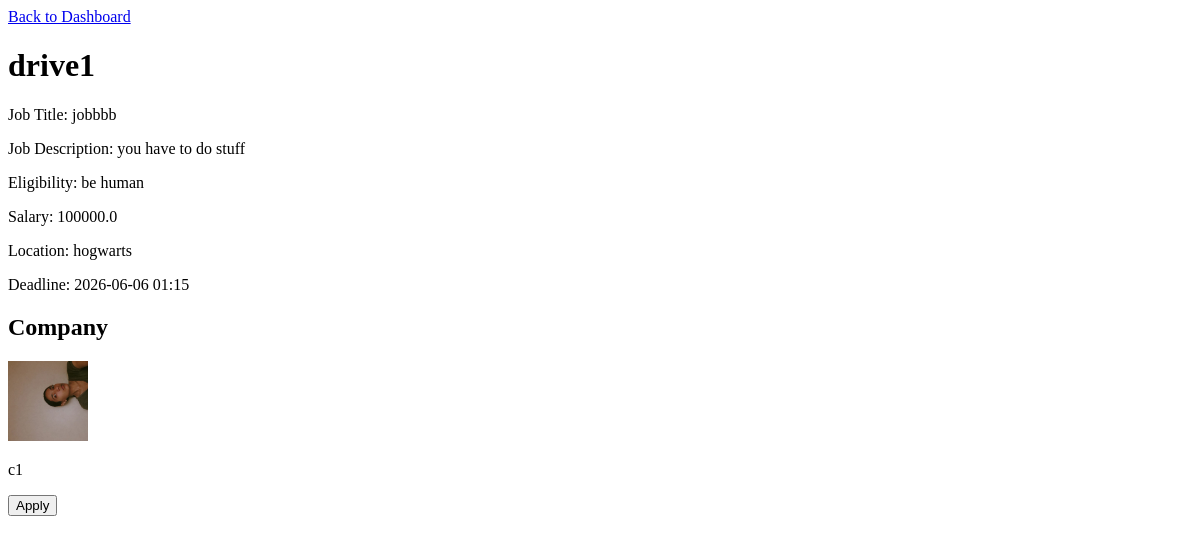
/student/drive/1 (signed in), run on an earlier commit of the app's database.
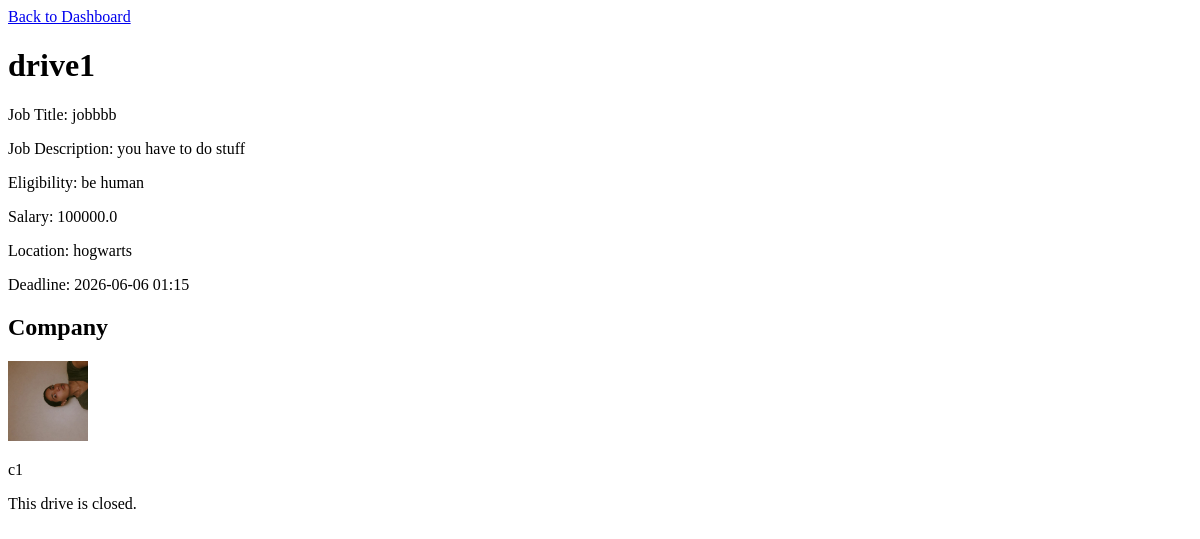
And on a later commit of the database.
### routes/student.py (the view)
@student.route('/drive/<int:drive_id>')
def drive_view(drive_id):
    drive       = PlacementDrive.query.get_or_404(drive_id)
    company     = Company.query.get_or_404(drive.company_id)
    student_obj = Student.query.filter_by(user_id=session.get('user_id')).first_or_404()
    if company.logo:
        company.logo = company.logo.replace('\\', '/')
    applied = Application.query.filter_by(
        student_id = student_obj.student_id,
        drive_id   = drive_id
    ).first() is not None
    return render_template('student/drive_information.html',
        drive   = drive,
        company = company,
        applied = applied,
    )

### templates/student/drive_information.html (shortened to what this page needs)
<!DOCTYPE html>
<html lang="en">
<head>
</head>
<body>
  <a href="{{ url_for('student.dashboard') }}">Back to Dashboard</a>
  <h1>{{ drive.drive_name }}</h1>
  <p>Job Title: {{ drive.job_title }}</p>
  <p>Job Description: {{ drive.job_description }}</p>
  <p>Eligibility: {{ drive.eligibility_criteria }}</p>
  <p>Salary: {{ drive.salary }}</p>
  <p>Location: {{ drive.location }}</p>
  <p>Deadline: {{ drive.deadline.strftime('%Y-%m-%d %H:%M') }}</p>
  <h2>Company</h2>
  {% if company.logo %}
    <img src="{{ url_for('static', filename=company.logo.replace('static/', '').replace('\\', '/')) }}" alt="Logo" width="80">
  {% endif %}
  <p>{{ company.company_name }}</p>
  {% if not applied %}
    {% if not drive.status %}
      <form method="POST" action="{{ url_for('student.apply_drive', drive_id=drive.drive_id) }}">
        <button type="submit">Apply</button>
      </form>
    {% else %}
      <p>This drive is closed.</p>
    {% endif %}
  {% else %}
    <p>You have already applied to this drive.</p>
  {% endif %}
</body>
</html>

What changed in the data, as far as the page shows it:
changed PlacementDrive "drive1": status False → True (drawn)
Also different on the page:
text no longer shown: "Apply"
text now shown: "This drive is closed."
